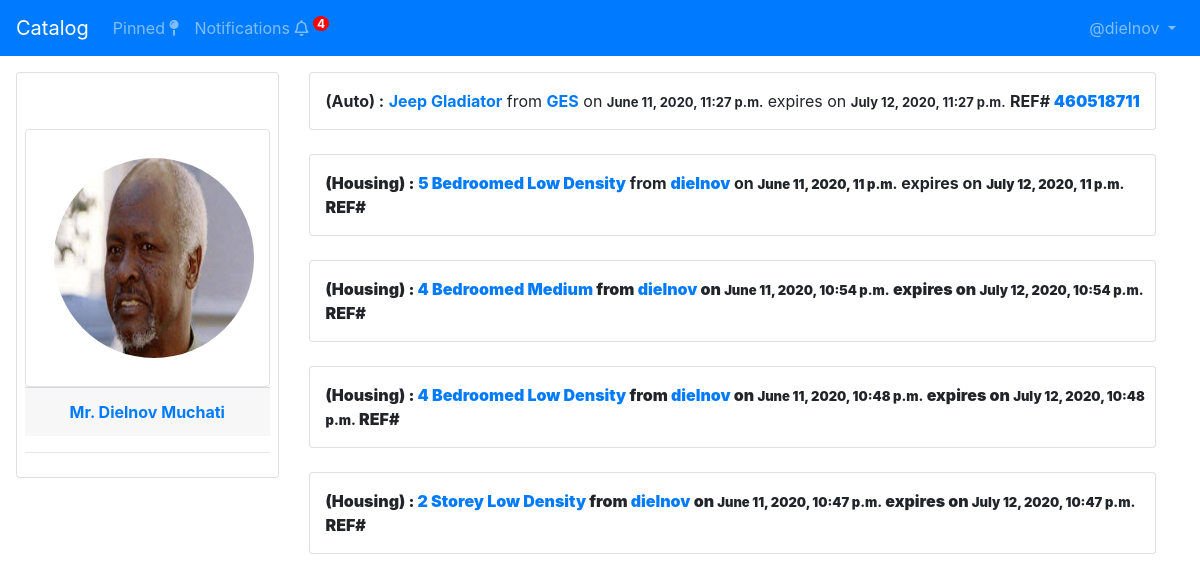
The page /claims (signed in) on the database its author committed.
### bank/models.py (models this page shows, shortened)
class Account(AbstractBaseUser):
    email = models.EmailField(
        verbose_name='email', max_length=60, unique=True)
    username = models.CharField(max_length=30, unique=True)
    isCorporate = models.BooleanField(default=False)
    physicalAddress = models.CharField(max_length=60)
    postalAddress = models.CharField(max_length=60)
    phone = models.CharField(max_length=30)
    date_joined = models.DateTimeField(
        verbose_name='date joined', auto_now_add=True)
    last_login = models.DateTimeField(
        verbose_name='last login', auto_now=True)
    is_active = models.BooleanField(default=True)
    is_staff = models.BooleanField(default=False)
    is_admin = models.BooleanField(default=False)
    is_superuser = models.BooleanField(default=False)
    USERNAME_FIELD = 'email'
    REQUIRED_FIELDS = ['username', 'isCorporate']
    objects = MyAccountManager()
    class Meta:
        verbose_name = _('user')
        verbose_name_plural = _('users')
    def __str__(self):
        if self.isCorporate:
            try:
                return CorporateAccount.objects.get(account=self).legalEntityName
            except:
                return self.username
        else:
            try:
                ind = IndividualAccount.objects.get(account=self)
                return ind.title + ' ' + ind.firstName + ' ' + ind.lastName
            except:
                return self.username

class IndividualAccount(models.Model):
    account = models.ForeignKey(
        Account, on_delete=models.CASCADE)
    title = models.CharField(max_length=8)
    firstName = models.CharField(max_length=60)
    middleName = models.CharField(max_length=60, blank=True)
    lastName = models.CharField(max_length=60)
    isMale = models.BooleanField()
    maidenName = models.CharField(max_length=60, blank=True)
    passportPhoto = models.ImageField(upload_to=user_passportPhoto_uploader)
    nationalID = models.CharField(max_length=60)
    dob = models.CharField(max_length=60)
    maritalStatus = models.CharField(max_length=60)
    countryOfResidence = models.CharField(max_length=60)
    Nationality = models.CharField(max_length=60)
    passportNum = models.CharField(max_length=60)
    passportIssuerCountry = models.CharField(max_length=60)
    passportIssueDate = models.CharField(max_length=60)
    passportExpiryDate = models.CharField(max_length=60)
    yearsAtResidence = models.CharField(max_length=60)
    residentialStatus = models.CharField(max_length=60)
    sourceOfIncome = models.CharField(max_length=60)
    workAddress = models.CharField(max_length=60)
    workPhone = models.CharField(max_length=60)
    workDesignation = models.CharField(max_length=60)
    grossMonthlyIncome = models.CharField(max_length=60)
    otherSourceOfIncome = models.CharField(max_length=60)
    kin_fname = models.CharField(max_length=60)
    kin_sname = models.CharField(max_length=60)
    kin_phone = models.CharField(max_length=60)
    kin_address = models.CharField(max_length=60)
    kin_passportPhoto = models.ImageField(
        upload_to=kin_passportPhoto_uploader)

class Claim(models.Model):
    account = models.ForeignKey(
        Account, related_name='claim', on_delete=models.CASCADE)
    productName = models.CharField(max_length=30)
    productbrand = models.CharField(max_length=30)
    productModel = models.CharField(max_length=30)
    price = models.CharField(max_length=30)
    location = models.CharField(max_length=30)
    tag = models.CharField(max_length=30)
    description = models.CharField(max_length=30)
    image1 = models.ImageField(upload_to=product_image_uploader)
    image2 = models.ImageField(
        null=True, blank=True, upload_to=product_image_uploader)
    image3 = models.ImageField(
        null=True, blank=True, upload_to=product_image_uploader)
    image4 = models.ImageField(
        null=True, blank=True, upload_to=product_image_uploader)
    claimer = models.CharField(max_length=30)
    reference = models.CharField(max_length=30, blank=True)
    viewed = models.BooleanField(default=False)
    dealStatus = models.CharField(max_length=30,
                                  choices=(('P', 'Pending'), ('S', 'Successful'), ('F', 'Failed')))
    dealComment = RichTextField()
    claim_date = models.DateTimeField(verbose_name='date of claim')
    claim_exp_date = models.DateTimeField(verbose_name='claim expiry date')
    class Meta:
        ordering = ['-claim_date']

### bank/views.py (the view)
# urls.py: path('claims', claims, name='claims'),
@login_required
def claims(request):
    claimList = Claim.objects.filter(claimer=request.user)
    notifications = Claim.objects.filter(account=request.user, viewed=False)
    context = {
        'claimList': claimList,
        'notifications': notifications,
    }
    return render(request, 'loans/claims.html', context)

### bank/templates/loans/claims.html (shortened to what this page needs)
{% extends "loans/base.html" %} {% load static %}
{% block inCol9 %}
{% for claim in claimList %}
<div class="card pl-3 pt-3">
    <p>
        <strong>({{claim.tag}}) :</strong> <a href="{% url 'bank:claimed_product' claim.pk %}"><strong>{{claim.productbrand}}
                {{claim.productModel}}</strong></a> from <a href=""><strong>{{ claim.account.username }}</strong></a> on <span style="font-size: small;" class="mr-auto text-right"><strong>{{claim.claim_date}}</strong></span> expires on <span style="font-size: small;"
            class="mr-auto text-right"><strong>{{claim.claim_exp_date}}</strong></span>
        <strong>REF# <a href="{% url 'bank:claimed_product' claim.pk %}"><strong>{{claim.reference}}</strong></a>
    </p>
</div>
<br> {% endfor %} {% endblock inCol9 %}

### bank/templates/loans/base.html (shortened to what this page needs)
{% load static %}
<!DOCTYPE html>
<html lang="en">
<head>
    <link rel="stylesheet" href="{% static 'loans/base.css' %}" />
    <link rel="stylesheet" href="{% static 'bootstrap441/css/bootstrap.min.css' %}" />
    <link rel="stylesheet" href="{% static 'fontawesome513/css/all.css' %}" />
</head>
<body>
    <header class="sticky-top mb-3">
        <nav class="navbar navbar-expand bg-primary navbar-dark">
            <a class="navbar-brand" href="{% url 'bank:catalog' %}">Catalog</a>
            <ul class="mr-auto navbar-nav">
                <li class="nav-item">
                    <a href="{% url 'bank:claims' %}" class="nav-link">
                        Pinned
                        <i class="fas fa-map-pin"></i>
                    </a>
                </li>
                <li class="nav-item">
                    <a href="{% url 'bank:notifications' %}" class="nav-link">
                        Notifications
                        <i class="far fa-bell"></i>
                        <sup class="Num"></sup>
                    </a>
                </li>
            </ul>
            <ul class="ml-auto navbar-nav">
                <li class="nav-item dropdown">
                    <a class="nav-link dropdown-toggle" href="#" id="navbardrop" data-toggle="dropdown">
                        @{{ request.user.username }}
                    </a>
                </li>
            </ul>
        </nav>
    </header>
    <main>
        <div class="container pl-0 ml-3 pr-0 mr-3">
            <div class="row">
                <div style="z-index: 1;" class="col-xl-3">
                    <div class="sticky-top card p-2">
                        <div class="card-body text-center img-thumbnail">
                            <img class="rounded-circle m-2" {% if request.user.isCorporate %}
                                {% for corporate in request.user.corporateaccount_set.all %}
                                src="{{ corporate.logo.url }}" {% endfor %} {% else %}
                                {% for individual in request.user.individualaccount_set.all %}
                                src="{{individual.passportPhoto.url}}" {% endfor %} {% endif %}
                                {% if request.user.isCorporate %}
                                {% for corporate in request.user.corporateaccount_set.all %}
                                alt="{{ corporate.tradingAs }} Logo" {% endfor %} {% else %}
                                {% for individual in request.user.individualaccount_set.all %}
                                alt="{{ individual.title}} {{individual.firstName}} {{individual.lastName}}"
                                {% endfor %} {% endif %} height="200" width="200">
                        </div>
                        <div class="card-footer text-center">
                            <a href=""><Strong>
                                    {% if request.user.isCorporate %}
                                    {% for corporate in request.user.corporateaccount_set.all %}
                                    {{ corporate.legalEntityName }} {% endfor %} {% else %}
                                    {% for individual in request.user.individualaccount_set.all %}
                                    {{ individual.title}} {{individual.firstName}} {{individual.lastName}}
                                    {% endfor %} {% endif %}</Strong></a>
                        </div>
                        <hr>
                    </div>
                    <br>
                </div>
                <div class="col-xl-9">
                    {% block inCol9 %}
                    {% endblock inCol9 %}
                </div>
            </div>
        </div>
    </main>
</body>
</html>

### bank/templates/loans/base.html (style rules this page uses)
.Num:before { font-size: 12px; top: -20px; right: 20px; width: 20px; height: 20px; text-align: center; border-radius: 50%; background: red; padding-left: 4px; padding-right: 4px; color: white; content: attr(data-count); font-weight: bold; }

### rows shown on the page
Account: user.username "dielnov"
IndividualAccount: passportPhoto (picture), title "Mr.", firstName "Dielnov", lastName "Muchati"
Claim: tag "Auto", productbrand "Jeep", productModel "Gladiator", account.username "GES", claim_date "June 11, 2020, 11:27 p.m.", claim_exp_date "July 12, 2020, 11:27 p.m.", reference "460518711"
Claim: tag "Housing", productbrand "5 Bedroomed", productModel "Low Density", account.username "dielnov", claim_date "June 11, 2020, 11 p.m.", claim_exp_date "July 12, 2020, 11 p.m."
Claim: tag "Housing", productbrand "4 Bedroomed", productModel "Medium", account.username "dielnov", claim_date "June 11, 2020, 10:54 p.m.", claim_exp_date "July 12, 2020, 10:54 p.m."
Claim: tag "Housing", productbrand "4 Bedroomed", productModel "Low Density", account.username "dielnov", claim_date "June 11, 2020, 10:48 p.m.", claim_exp_date "July 12, 2020, 10:48 p.m."
Claim: tag "Housing", productbrand "2 Storey", productModel "Low Density", account.username "dielnov", claim_date "June 11, 2020, 10:47 p.m.", claim_exp_date "July 12, 2020, 10:47 p.m."
